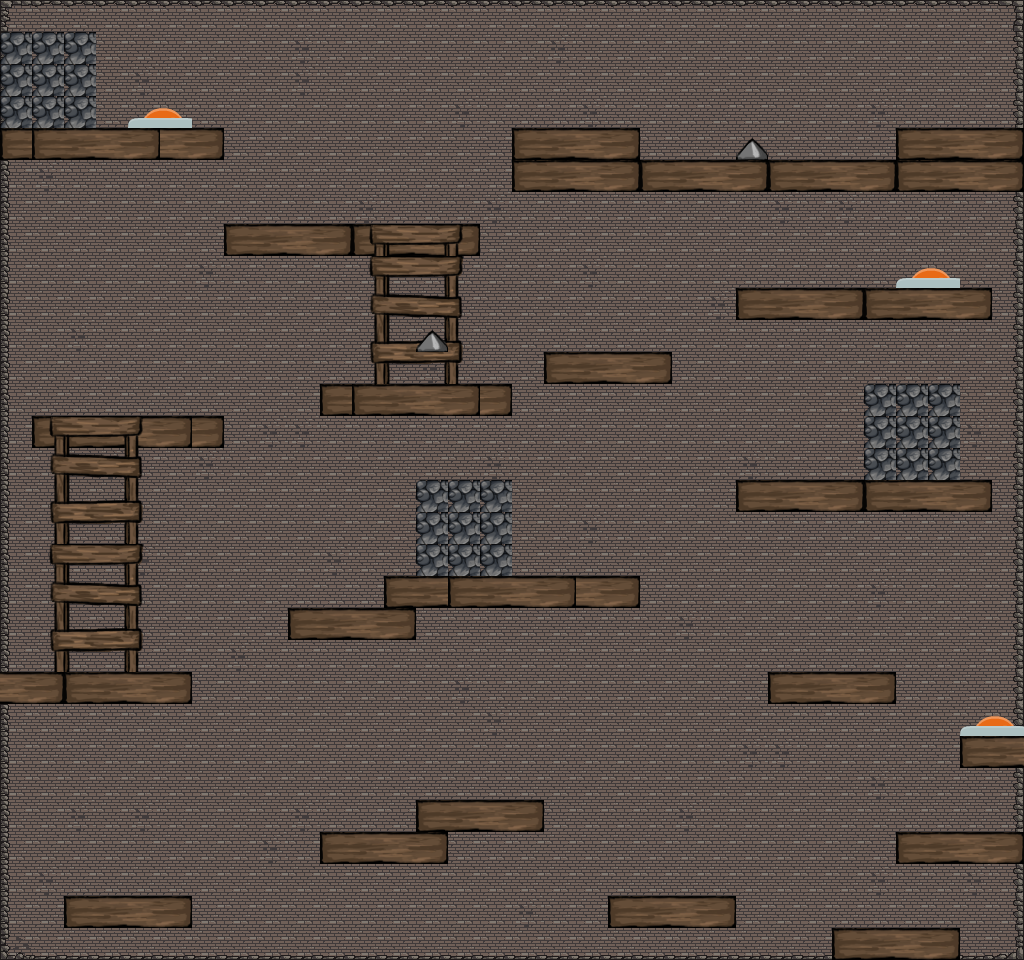

This is a level from a 2D game, rendered from its Tiled map with the project's own tilesets. A one-line summary and the map file follow, with tile-layer data summarised:
An orthogonal 32x30 tile map with 32x32 px tiles, 3 tile layers (platforms, ladder and button, spike and wall), 7 tilesets and 62 objects.

<map version="1.10" tiledversion="1.11.2" orientation="orthogonal" renderorder="right-down" width="32" height="30" tilewidth="32" tileheight="32" infinite="0" nextlayerid="11" nextobjectid="115">
 <tileset firstgid="1" source="preview.tsx" />
 <tileset firstgid="442" source="hyptosis_til-art-batch-2.tsx" />
 <tileset firstgid="1342" source="shelf.tsx" />
 <tileset firstgid="1358" source="spike.tsx" />
 <tileset firstgid="1374" source="ladder.tsx" />
 <tileset firstgid="1390" source="00.tsx" />
 <tileset firstgid="1391" source="buttonRed_pressed.tsx" />
 <layer id="4" name="platforms" width="32" height="30">
  <data>[960 cells, 960 non-empty, 14 distinct tile ids]</data>
 </layer>
 <layer id="8" name="ladder and button" width="32" height="30">
  <data>[960 cells, 85 non-empty, 19 distinct tile ids]</data>
 </layer>
 <layer id="9" name="spike and wall" width="32" height="30">
  <data>[960 cells, 2 non-empty, 1 distinct tile ids]</data>
 </layer>
 <objectgroup id="10" name="Collisions">
  <object id="50" x="144.412" y="117.941">
   <polygon points="0,0 4.70588,-5.29412 8.82353,-7.64706 14.7059,-9.11765 23.2353,-9.41176 29.1176,-7.64706 33.8235,-4.41176 37.9412,-0.294118" />
  </object>
  <object id="51" x="737.126" y="159.884">
   <polygon points="0,0 15.5731,-21.2832 32.7035,0.519103" />
  </object>
  <object id="52" x="912.225" y="277.959">
   <polygon points="0,0 7.71438,-7.4733 15.4288,-9.64297 24.3485,-9.88404 30.6164,-6.75008 34.7147,-3.37504 37.8487,0" />
  </object>
  <object id="53" x="976.387" y="725.731">
   <polygon points="0,0 6.93857,-6.93857 14.5276,-9.75737 24.9355,-9.54054 31.2236,-6.50491 36.6443,-1.51781 37.9453,0.433661" />
  </object>
  <object id="54" x="417.464" y="351.696">
   <polygon points="0,0 -0.932879,-3.4983 14.4596,-20.9898 30.3186,-4.89762 30.3186,0" />
  </object>
  <object id="55" x="513.623" y="575.738">
   <polygon points="0,0 -0.705849,-3.05868 14.5875,-20.4696 29.8809,-4.47038 30.1162,0" />
  </object>
  <object id="56" x="66.3598" y="543.99">
   <polygon points="0,0 -0.26758,-4.81644 13.9142,-20.3361 29.7014,-4.54886 29.969,0.53516" />
  </object>
  <object id="57" x="97.1315" y="638.713">
   <polygon points="0,0 0,-2.40822 15.5196,-19.5333 30.7717,-3.74612 30.2365,0.80274" />
  </object>
  <object id="60" x="416.997" y="800.023">
   <polygon points="0,0 0,-3.39712 15.2871,-21.5151 30.8572,-4.81259 30.8572,-0.849281" />
  </object>
  <object id="61" x="704.975" y="959.541">
   <polygon points="0,0 0,-3.54907 14.8416,-20.9718 30.3285,-4.517 30.6511,-0.322643 47.7512,-21.6171 63.0163,-4.92187 81.1419,-21.7049 95.911,-4.92187 112.694,-19.6909 126.792,-1.56526" />
  </object>
  <object id="62" x="866.676" y="668.636">
   <polygon points="0,0 14.7691,-20.1396 30.2095,0.671321" />
  </object>
  <object id="64" x="65.1035" y="896.764" width="126.781" height="31.8175" />
  <object id="65" x="321.112" y="832.64" width="126.291" height="30.8385" />
  <object id="66" x="417.544" y="801.801" width="125.802" height="28.391" />
  <object id="67" x="609.428" y="897.254" width="126.291" height="29.8595" />
  <object id="68" x="833.619" y="930.05" width="125.312" height="28.8805" />
  <object id="69" x="897.743" y="832.64" width="126.291" height="30.349" />
  <object id="70" x="960.399" y="727.397" width="63.1455" height="37.6915" />
  <object id="71" x="768.515" y="673.063" width="127.27" height="30.8385" />
  <object id="72" x="288.805" y="609.428" width="127.27" height="30.8385" />
  <object id="73" x="385.237" y="576.631" width="256.009" height="30.8385" />
  <object id="74" x="417.544" y="480.689" width="95.4525" height="94.963" />
  <object id="75" x="737.495" y="482.84" width="253.742" height="29.2077" />
  <object id="76" x="866.192" y="386.09" width="94.9252" height="94.9252" />
  <object id="77" x="737.495" y="288.426" width="254.655" height="30.1205" />
  <object id="78" x="896.313" y="279.299" width="63.8919" height="10.9529" />
  <object id="79" x="513.874" y="130.522" width="125.958" height="60.241" />
  <object id="80" x="639.832" y="161.555" width="383.352" height="29.2077" />
  <object id="81" x="897.225" y="130.522" width="123.22" height="27.3823" />
  <object id="82" x="0.912742" y="31.0332" width="94.9252" height="96.7506" />
  <object id="83" x="0.912742" y="128.697" width="221.796" height="30.1205" />
  <object id="84" x="126.871" y="120.482" width="65.7174" height="7.30194" />
  <object id="85" x="-1.82548" y="670.865" width="192.589" height="33.7714" />
  <object id="86" x="545.82" y="354.144" width="125.958" height="27.3823" />
  <object id="87" x="322.198" y="385.177" width="188.025" height="29.2077" />
  <object id="88" x="224.535" y="225.447" width="128.697" height="29.2077" />
  <object id="89" x="33.4253" y="419.487">
   <polygon points="0,0 0,28.4115 22.562,27.5758 22.562,19.2195 17.5483,18.3839 17.5483,-0.835631" />
  </object>
  <object id="90" x="139.55" y="448.734">
   <polygon points="0,0 0,-9.19194 4.17816,-15.877 2.50689,-29.2471 82.7275,-30.0827 84.3988,-0.835631" />
  </object>
  <object id="91" x="352.636" y="226.456">
   <polygon points="0,0 18.3839,0 18.3839,15.877 22.562,19.2195 22.562,29.2471 4.17816,29.2471" />
  </object>
  <object id="92" x="462.94" y="226.456">
   <polygon points="0,0 0,12.5345 -5.01379,16.7126 -4.17816,28.4115 19.2195,28.4115 16.7126,-0.835631" />
  </object>
  <object id="93" x="0" y="958.911">
   <polygon points="0,0 0.97948,-253.196 8.81532,-253.196 6.85636,-10.2845" />
  </object>
  <object id="94" x="0.48974" y="670.944">
   <polygon points="0,0 6.85636,0 7.3461,-511.289 0,-511.289" />
  </object>
  <object id="95" x="6.85636" y="29.8741">
   <polygon points="0,0 -5.87688,0.48974 -5.87688,-29.8741 2.4487,-29.8741" />
  </object>
  <object id="96" x="10.7743" y="0.97948">
   <polygon points="0,0 1002.01,-0.48974 1002.01,5.38714 0,6.85636" />
  </object>
  <object id="97" x="1015.23" y="1.46922">
   <polygon points="0,0 1.46922,125.863 8.32558,126.843 7.83584,-0.97948" />
  </object>
  <object id="98" x="1016.7" y="191.488">
   <polygon points="0,0 6.36662,0 6.85636,534.306 1.46922,534.306" />
  </object>
  <object id="99" x="1016.21" y="767.912">
   <polygon points="0,0 0,63.6662 7.3461,64.1559 7.3461,-2.93844" />
  </object>
  <object id="100" x="1017.19" y="865.86">
   <polygon points="0,0 0.48974,84.725 6.85636,85.7045 5.38714,-1.46922" />
  </object>
  <object id="101" x="960.38" y="956.462">
   <polygon points="0,0 64.6457,-3.42818 62.197,3.42818" />
  </object>
  <object id="102" x="128.986" y="956.4">
   <polygon points="0,0 94.8079,-0.594407 94.8079,2.37763 -0.594407,2.97203" />
  </object>
  <object id="103" x="447.885" y="956.103">
   <polygon points="0,0 0,4.16085 256.784,3.56644 256.486,-0.297203" />
  </object>
  <object id="104" gid="1373" x="416" y="960" width="32" height="32" />
  <object id="105" gid="1373" x="384" y="960" width="32" height="32" />
  <object id="106" gid="1373" x="352" y="960" width="32" height="32" />
  <object id="107" gid="1373" x="320" y="960" width="32" height="32" />
  <object id="108" gid="1373" x="288" y="960" width="32" height="32" />
  <object id="109" gid="1373" x="256" y="960" width="32" height="32" />
  <object id="110" gid="1373" x="224" y="960" width="32" height="32" />
  <object id="111" gid="1373" x="96" y="960" width="32" height="32" />
  <object id="112" gid="1373" x="64" y="960" width="32" height="32" />
  <object id="113" gid="1373" x="32" y="960" width="32" height="32" />
  <object id="114" gid="1373" x="0" y="960" width="32" height="32" />
 </objectgroup>
</map>
